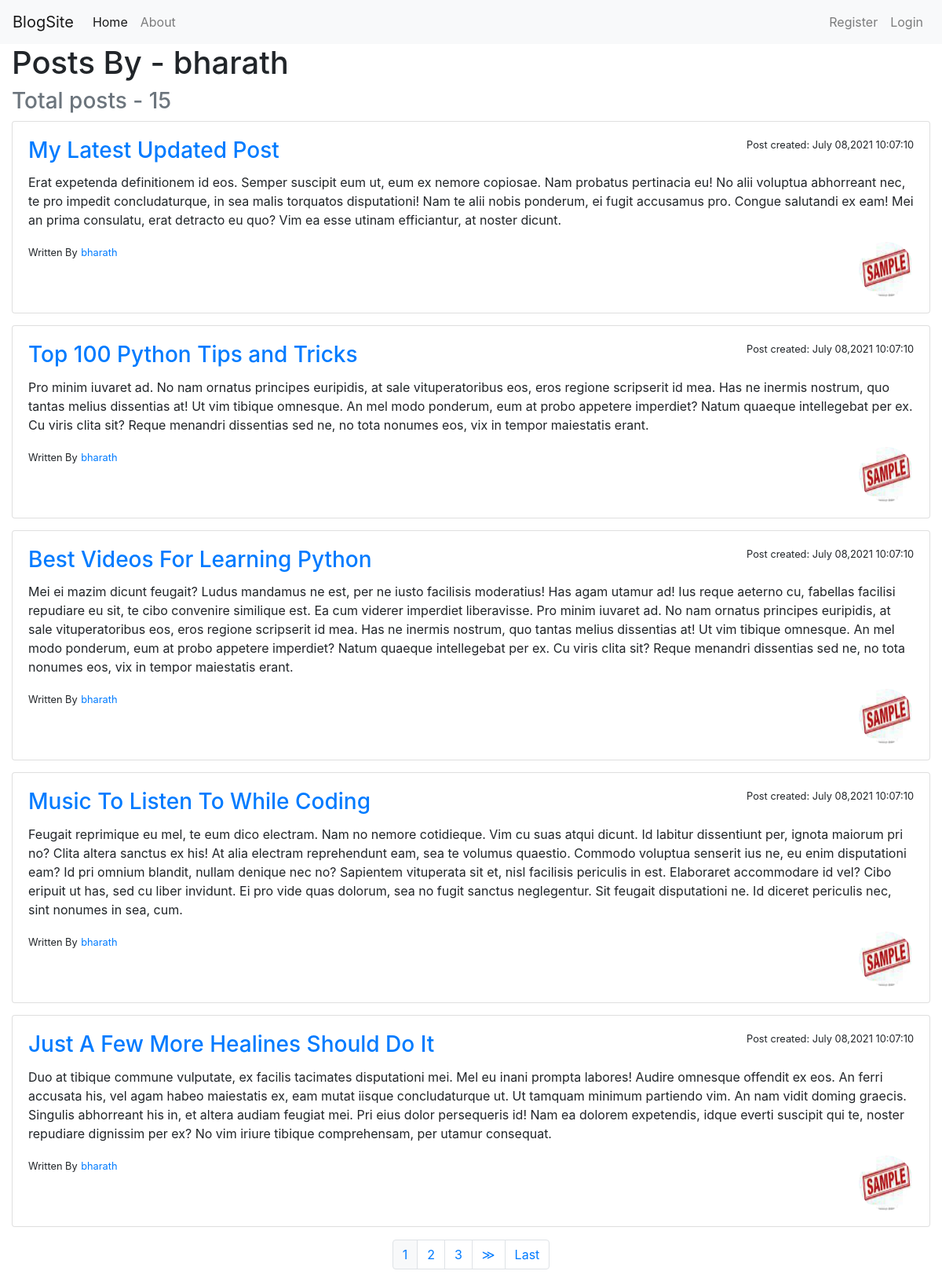
The app's page /user/bharath/ with its own data.
### blog/models.py (models this page shows, shortened)
class Post(models.Model):
    title=models.CharField(max_length=50)
    content=models.TextField()
    date=models.DateTimeField(default=timezone.now)
    author=models.ForeignKey(User, on_delete=models.CASCADE)

### users/models.py (models this page shows, shortened)
class Profile(models.Model):
    user=models.OneToOneField(User,on_delete=models.CASCADE)
    image=models.ImageField(upload_to='profile_pics', default='default.jpg')

### blog/views.py (the view)
# urls.py: path('user/<username>/',UserPostListView.as_view(),name='user-post'),
class UserPostListView(ListView):
    model=Post
    template_name='blog/user_posts.html' #<app>/<model>_<viewtype>.html
    context_object_name='posts'
    paginate_by=5
    def get_queryset(self):
        user=get_object_or_404(User,username=self.kwargs.get('username'))
        return Post.objects.filter(author=user).order_by('-date')

### blog/templates/blog/user_posts.html (shortened to what this page needs)
{%  extends 'base.html' %}
{% block content %}
<h1>Posts By - {{view.kwargs.username}} <h3 class="text-muted">Total posts - {{page_obj.paginator.count}} </h3></h1>
{% for i in posts %}
<div class="card" style="margin-bottom: 15px;">
    <div class="card-body" >
        <small style="display:inline;float:right;">Post created: {{i.date|date:"F d,Y h:m:s "}}</small>
        <a href='post/{{i.id}}'><h3 class="card-title">{{i.title}}</h3></a>
        <p class="card-text">{{i.content}}</p>
        <small>Written By</small>
        <a href="{% url 'user-post' i.author.username %}"><small>{{i.author.username}}</small></a>
        <img src={{i.author.profile.image.url}} alt="none" class="rounded-circle" height=70 width =70 style="display: inline;float:right;">
      </div>
</div>
{% endfor %}
{% if is_paginated %}
<ul class="pagination justify-content-center my-3">
{% for num in page_obj.paginator.page_range %}
  {% if page_obj.number == num %}
  <li class="page-item"><a class="page-link bg-light" href="?page={{num}}">{{num}}</a></li>
  {% elif num > page_obj.number|add:'-3' and num < page_obj.number|add:'3' %}
  <li class="page-item"><a class="page-link" href="?page={{num}}">{{num}}</a></li>
  {% endif %}
  {% endfor %}
{% if page_obj.has_next %}
  <li class="page-item"><a class="page-link" href="?page={{page_obj.next_page_number}}">&#8811</a></li>
  <li class="page-item"><a class="page-link" href="?page={{page_obj.paginator.num_pages}}">Last</a></li>
{% endif %}
</ul>
{% endif %}
{% endblock %}

### records on screen
Post: date "July 08,2021 10:07:10", title "My Latest Updated Post", content "Erat expetenda definitionem id eos. Semper suscipit eum ut, eum ex nemore copiosae. Nam probatus pertinacia eu! No alii voluptua abhorreant nec, te pro impedit concludaturque, in sea malis torquatos disputationi! Nam te alii nobis ponderum, ei fugit accusamus pro. Congue salutandi ex eam! Mei an prima consulatu, erat detracto eu quo? Vim ea esse utinam efficiantur, at noster dicunt.", author.username "bharath", author.profile.image (placeholder picture)
Post: date "July 08,2021 10:07:10", title "Top 100 Python Tips and Tricks", content "Pro minim iuvaret ad. No nam ornatus principes euripidis, at sale vituperatoribus eos, eros regione scripserit id mea. Has ne inermis nostrum, quo tantas melius dissentias at! Ut vim tibique omnesque. An mel modo ponderum, eum at probo appetere imperdiet? Natum quaeque intellegebat per ex. Cu viris clita sit? Reque menandri dissentias sed ne, no tota nonumes eos, vix in tempor maiestatis erant.", author.username "bharath", author.profile.image (placeholder picture)
Post: date "July 08,2021 10:07:10", title "Best Videos For Learning Python", content "Mei ei mazim dicunt feugait? Ludus mandamus ne est, per ne iusto facilisis moderatius! Has agam utamur ad! Ius reque aeterno cu, fabellas facilisi repudiare eu sit, te cibo convenire similique est. Ea cum viderer imperdiet liberavisse. Pro minim iuvaret ad. No nam ornatus principes euripidis, at sale vituperatoribus eos, eros regione scripserit id mea. Has ne inermis nostrum, quo tantas melius dissentias at! Ut vim tibique omnesque. An mel modo ponderum, eum at probo appetere imperdiet? Natum quaeque intellegebat per ex. Cu viris clita sit? Reque menandri dissentias sed ne, no tota nonumes eos, vix in tempor maiestatis erant.", author.username "bharath", author.profile.image (placeholder picture)
Post: date "July 08,2021 10:07:10", title "Music To Listen To While Coding", content "Feugait reprimique eu mel, te eum dico electram. Nam no nemore cotidieque. Vim cu suas atqui dicunt. Id labitur dissentiunt per, ignota maiorum pri no? Clita altera sanctus ex his! At alia electram reprehendunt eam, sea te volumus quaestio. Commodo voluptua senserit ius ne, eu enim disputationi eam? Id pri omnium blandit, nullam denique nec no? Sapientem vituperata sit et, nisl facilisis periculis in est. Elaboraret accommodare id vel? Cibo eripuit ut has, sed cu liber invidunt. Ei pro vide quas dolorum, sea no fugit sanctus neglegentur. Sit feugait disputationi ne. Id diceret periculis nec, sint nonumes in sea, cum.", author.username "bharath", author.profile.image (placeholder picture)
Post: date "July 08,2021 10:07:10", title "Just A Few More Healines Should Do It", content "Duo at tibique commune vulputate, ex facilis tacimates disputationi mei. Mel eu inani prompta labores! Audire omnesque offendit ex eos. An ferri accusata his, vel agam habeo maiestatis ex, eam mutat iisque concludaturque ut. Ut tamquam minimum partiendo vim. An nam vidit doming graecis. Singulis abhorreant his in, et altera audiam feugiat mei. Pri eius dolor persequeris id! Nam ea dolorem expetendis, idque everti suscipit qui te, noster repudiare dignissim per ex? No vim iriure tibique comprehensam, per utamur consequat.", author.username "bharath", author.profile.image (placeholder picture)

### other values on screen
{{ view.kwargs.username }} "bharath"
{{ page_obj.paginator.count }} "15"
{{ num }} "1"
{{ num }} "2" "3"
